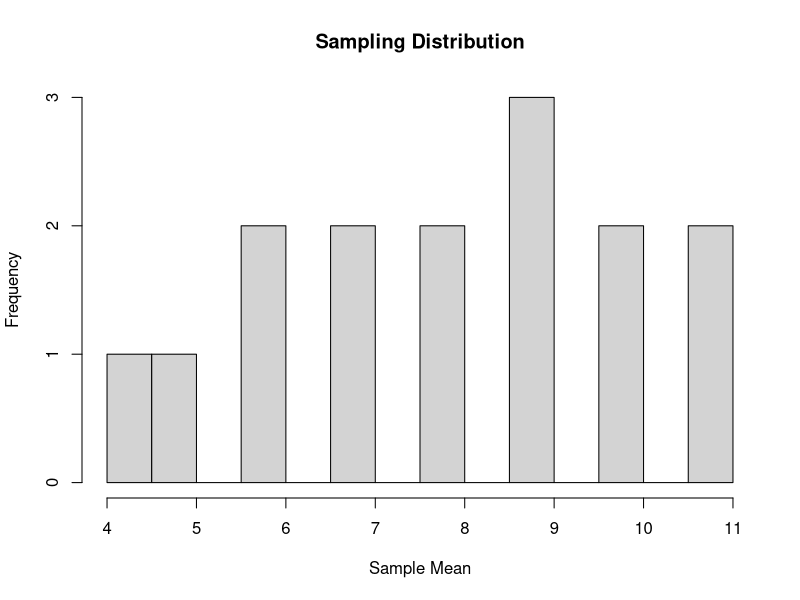
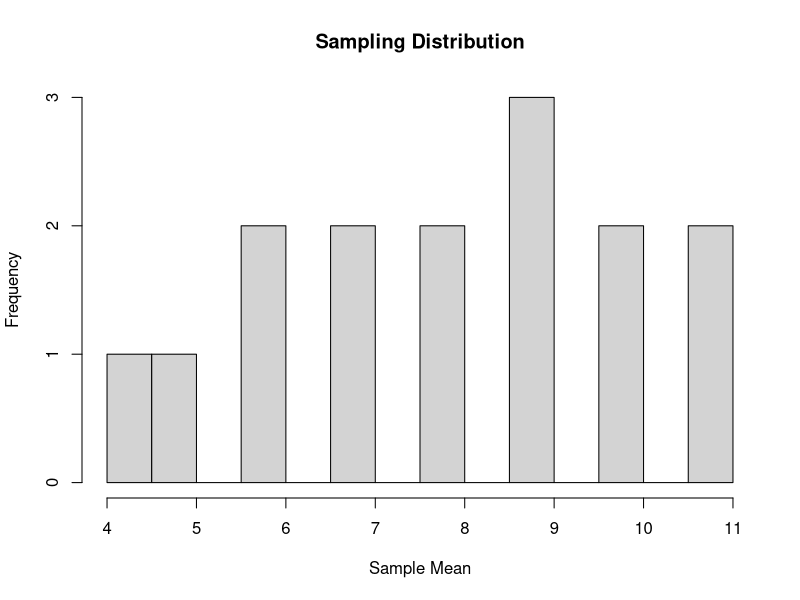
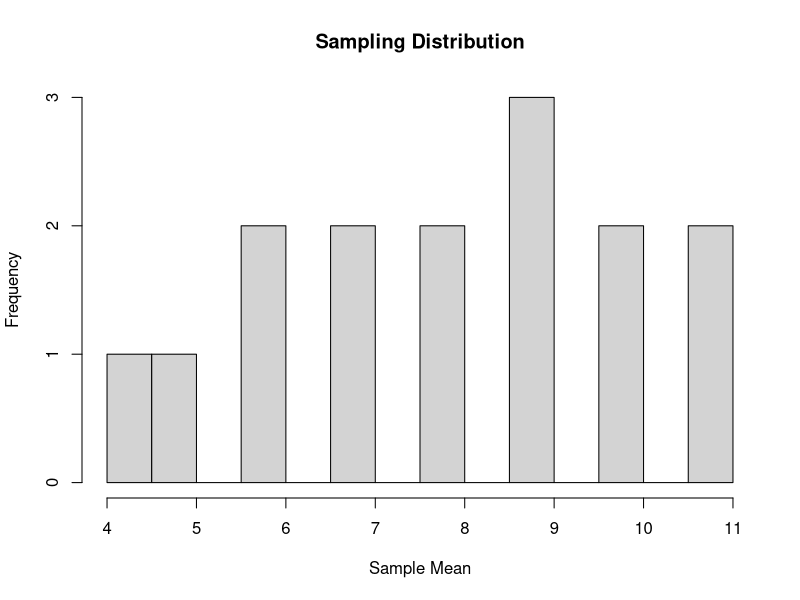
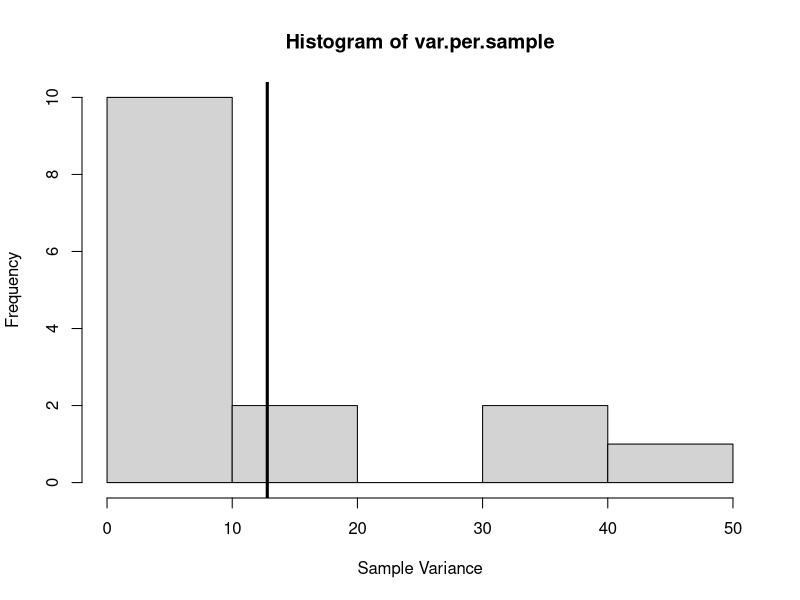
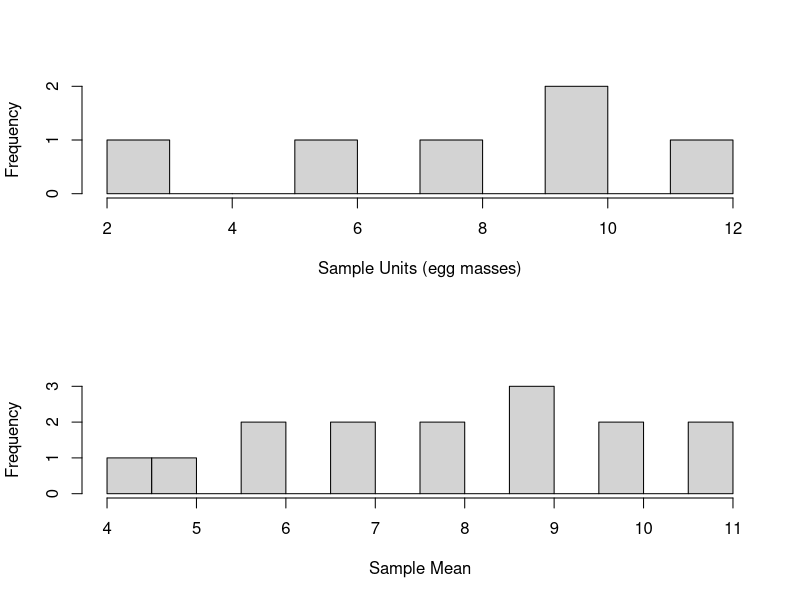
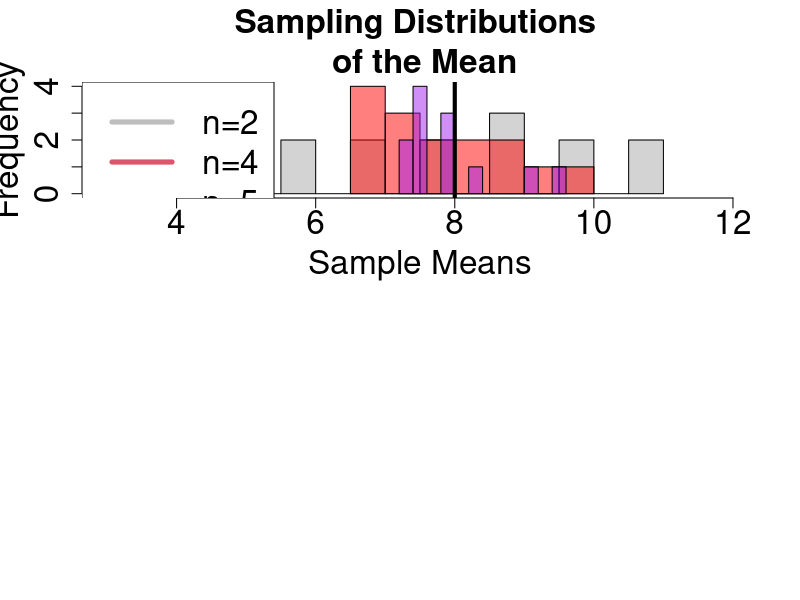
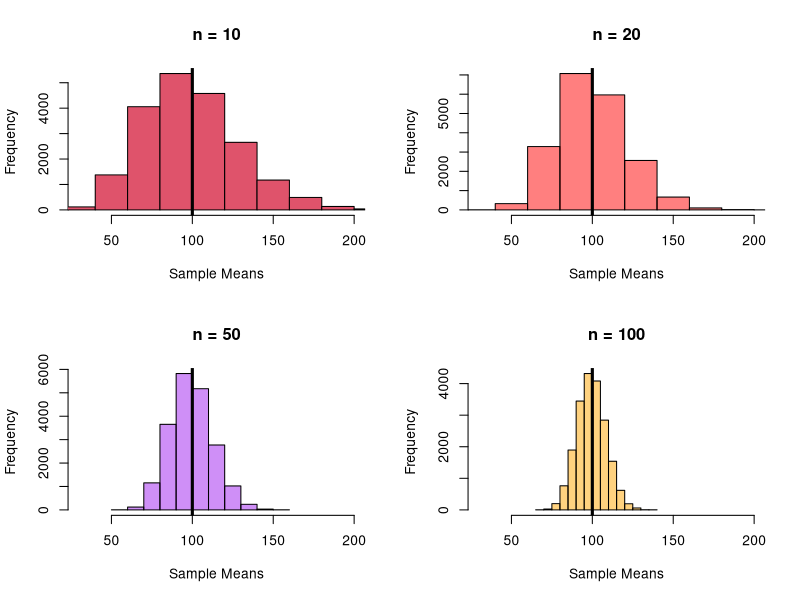
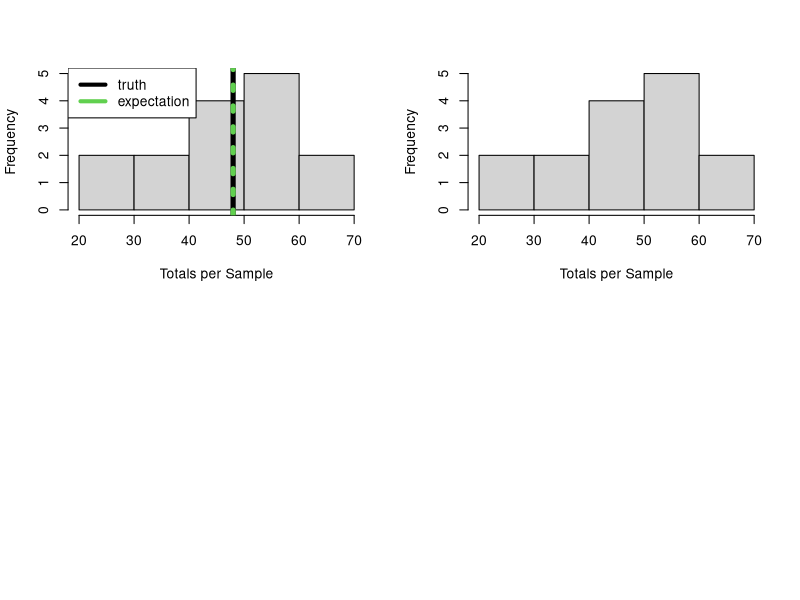

These charts were generated, in order, by the following R code: (Note: this script raises an error after producing the figures.)
## ----echo=FALSE,warning=FALSE,results='hide'----------------------------------
library(tidyverse)
library(kableExtra)
library(magrittr)
library(knitr)


## ----echo=FALSE---------------------------------------------------------------

ponds = data.frame(matrix(nrow=6,ncol=2))
colnames(ponds)=c("Pond","egg.mass")

ponds$Pond=LETTERS[1:6]
ponds$egg.mass = c(2,6,8,10,10,12)

ponds %>% 
  kable(table.attr = 'data-quarto-disable-processing="true"') %>% 
  kableExtra::kable_styling(bootstrap_options = c("striped"), full_width = FALSE,font_size = 30)



## ----echo=FALSE---------------------------------------------------------------
mu = mean(ponds$egg.mass)


## ----echo=TRUE----------------------------------------------------------------
choose(6,2)


## ----echo=TRUE----------------------------------------------------------------
utils::combn(LETTERS[1:6],2)


## ----echo=FALSE---------------------------------------------------------------
ponds.letters=t(utils::combn(LETTERS[1:6],2))
ponds.numbers=utils::combn(1:6,2)

ponds.all=data.frame(cbind(matrix(1:15,ncol=1),ponds.letters,matrix(ponds$egg.mass[ponds.numbers],ncol=2,byrow = TRUE)))
colnames(ponds.all)=c("Sample.Number","First Pond","Second Pond","First Value","Second Value")

ponds.all %>% 
  kable(table.attr = 'data-quarto-disable-processing="true"') %>% 
  kableExtra::kable_styling(bootstrap_options = c("striped"), full_width = FALSE,font_size = 20)



## ----echo=TRUE----------------------------------------------------------------
sample(LETTERS[1:6],2)


## ----echo=TRUE----------------------------------------------------------------
sample(LETTERS[1:6],2)


## ----echo=TRUE----------------------------------------------------------------
sample(LETTERS[1:6],2)


## ----echo=FALSE---------------------------------------------------------------
#library(kableExtra)
#library(tidyr)
ponds.all$Sample.Mean = apply(matrix(ponds$egg.mass[ponds.numbers],ncol=2,byrow = TRUE),1,mean)

ponds.all$Absolute.Deviation = abs(ponds.all$Sample.Mean-8)

#knitr::kable(ponds.all)


ponds.all %>% 
  kable(table.attr = 'data-quarto-disable-processing="true"') %>% 
  kableExtra::kable_styling(bootstrap_options = c("striped"), full_width = FALSE,font_size = 20)



## ----echo=FALSE---------------------------------------------------------------
ponds.simple = data.frame(Sample.Number = ponds.all$Sample.Number,
                          Sample.Mean = ponds.all$Sample.Mean,
                          Deviance.Truth = ponds.all$Sample.Mean-8
                          )
ponds.simple %>% 
  kable(table.attr = 'data-quarto-disable-processing="true"') %>% 
  kableExtra::kable_styling(bootstrap_options = c("striped"), full_width = FALSE,font_size = 20)



## ----echo=FALSE,results='hide'------------------------------------------------
#result above
mean(ponds.simple$Sample.Mean)


## ----echo=FALSE, results='hide'-----------------------------------------------
#result above
sum(ponds.simple$Deviance.Truth)


## ----echo=FALSE---------------------------------------------------------------

temp=data.frame(table(ponds.simple$Sample.Mean))
colnames(temp)=c("Sample.Mean","Frequency")
temp$Relative.Freq= temp$Frequency/sum(temp$Frequency)
temp$Mean.times.Rel.Freq= as.numeric(as.character(temp$Sample.Mean))*temp$Relative.Freq

temp$Sample.Mean=as.character(temp$Sample.Mean)
temp[9,]=c("Sum","15","1","8")

temp$Relative.Freq = as.numeric(temp$Relative.Freq)
temp$Mean.times.Rel.Freq = as.numeric(temp$Mean.times.Rel.Freq)
temp %>% 
  kable(table.attr = 'data-quarto-disable-processing="true"',
        digits = 3) %>% 
  kableExtra::kable_styling(bootstrap_options = c("striped"), full_width = FALSE,font_size = 30)


# temp2=data.frame("SUM",sum(as.numeric(temp$Frequency[1:8])),sum(as.numeric(temp$Relative.Freq[1:8])),sum(as.numeric(temp$Mean.times.Rel.Freq[1:8])))
# colnames(temp2)=NULL
# 
# temp2 %>% 
#   kable(table.attr = 'data-quarto-disable-processing="true"') %>% 
#   kableExtra::kable_styling(bootstrap_options = c("striped"), full_width = FALSE,font_size = 40)



## ----echo=FALSE---------------------------------------------------------------
temp=data.frame(table(ponds.simple$Sample.Mean))
colnames(temp)=c("Sample.Mean","Frequency")
temp$Relative.Freq= temp$Frequency/sum(temp$Frequency)
temp$Mean.times.Rel.Freq= as.numeric(as.character(temp$Sample.Mean))*temp$Relative.Freq

hist(ponds.simple$Sample.Mean,freq=TRUE,breaks=10,
     main="Sampling Distribution",
     xlab="Sample Mean")



## ----echo=FALSE---------------------------------------------------------------
hist(ponds.simple$Sample.Mean,freq=TRUE,breaks=10,
     main="Sampling Distribution",
     xlab="Sample Mean")



## ----echo=FALSE---------------------------------------------------------------
hist(ponds.simple$Sample.Mean,freq=TRUE,breaks=10,
     main="Sampling Distribution",
     xlab="Sample Mean")


## ----echo=FALSE---------------------------------------------------------------
ponds.simple %>% 
  kable(table.attr = 'data-quarto-disable-processing="true"') %>% 
  kableExtra::kable_styling(bootstrap_options = c("striped"), full_width = FALSE,font_size = 20)


## ----echo=TRUE----------------------------------------------------------------
var(ponds.simple$Sample.Mean)


## ----echo=TRUE,results='markup'-----------------------------------------------
(1/(6-1))*sum((ponds$egg.mass-8)^2)


## ----echo=TRUE,results='markup'-----------------------------------------------
var.per.sample = apply(
                       cbind(ponds.all$`First Value`,ponds.all$`Second Value`),
                       1,
                       var
                       )
# Expected value of population variance
  mean(var.per.sample)


## ----echo=FALSE---------------------------------------------------------------
 hist(var.per.sample,xlab="Sample Variance")
 abline(v=mean(var.per.sample),lwd=3)


## ----echo=FALSE---------------------------------------------------------------
par(mfrow=c(2,1))
hist(ponds$egg.mass,freq=TRUE,breaks=10,
     main="",
     xlab="Sample Units (egg masses)")
hist(ponds.simple$Sample.Mean,freq=TRUE,breaks=10,
     main="",
     xlab="Sample Mean")


## ----fig.width=15-------------------------------------------------------------
#sampling distribution of n=4
  ponds.numbers2=t(utils::combn(1:6,4))
  ponds.all2=matrix(ponds$egg.mass[c(ponds.numbers2)],ncol=4,byrow = FALSE)

  ponds.numbers3=t(utils::combn(1:6,6))
  ponds.all3=matrix(ponds$egg.mass[c(ponds.numbers2)],ncol=5,byrow = FALSE)

  
#expected variance of sampling distributiuon

hist(ponds.simple$Sample.Mean,breaks=10,xlim=c(3,12),ylim=c(0,4),xlab="Sample Means",main="Sampling Distributions \n of the Mean",cex = 2,cex.axis=2,cex.lab=2,cex.main=2)
hist(apply(ponds.all2,1,mean),add=TRUE,col=grDevices::adjustcolor("red",alpha.f = 0.5)  ,breaks=10,cex = 2,cex.axis=2,cex.lab=2)
hist(apply(ponds.all3,1,mean),add=TRUE,col=grDevices::adjustcolor("purple",alpha.f = 0.5)  ,breaks=10,cex = 2,cex.axis=2,cex.lab=2)
legend("topleft",legend=c("n=2","n=4","n=5"),col=c("grey",2,"purple"),lwd=5,cex = 2)
abline(v=8,lty=1,col=1,lwd=4)


## ----echo=FALSE---------------------------------------------------------------
 sample.mean.fn = function(target,n){
                                     mean(
                                         sample(target,n)
                                          )
                                     }

#z = rnorm(100,100,10)

set.seed(34234)
z=(rgamma(1000,1,0.01))

#random sample many means n= 10
n = 10
  mu.hat1 = replicate(20000,
                     sample.mean.fn(z,n)
                     )
n = 20  
  mu.hat2 = replicate(20000,
                     sample.mean.fn(z,n)
                     )
n = 50  
  mu.hat3 = replicate(20000,
                     sample.mean.fn(z,n)
                     )
n = 100    
  mu.hat4 = replicate(20000,
                     sample.mean.fn(z,n)
                     )
  
  
par(mfrow=c(2,2))
hist(mu.hat1,col=2,breaks=10,freq = TRUE,xlab="Sample Means",main="n = 10",xlim=c(30,200))
abline(v=100,col=1,lwd=3)
hist(mu.hat2,col=grDevices::adjustcolor("red",alpha.f = 0.5),add=FALSE,breaks=10,freq = TRUE,xlab="Sample Means",main="n = 20",xlim=c(30,200))
abline(v=100,col=1,lwd=3)
hist(mu.hat3,col=grDevices::adjustcolor("purple",alpha.f = 0.5),add=FALSE,breaks=10,freq = TRUE,xlab="Sample Means",main="n = 50",xlim=c(30,200))
abline(v=100,col=1,lwd=3)
hist(mu.hat4,col=grDevices::adjustcolor("orange",alpha.f = 0.5),add=FALSE,breaks=20,freq = TRUE,xlab="Sample Means",main="n = 100",xlim=c(30,200))
abline(v=100,col=1,lwd=3)


## ----echo=FALSE---------------------------------------------------------------
tau.est = ponds.simple$Sample.Mean * 6
hist(tau.est,main="",xlab="Totals per Sample")
abline(v=sum(ponds$egg.mass),lwd=5,col=1,lty=1)
abline(v=mean(ponds.simple$Sample.Mean) * 6,lwd=5,lty=3,col=3)
legend("topleft",col=c(1,3),legend=c("truth","expectation"),lwd=4)



## ----echo=FALSE---------------------------------------------------------------
hist(ponds.simple$Sample.Mean * 6,main="",xlab="Totals per Sample")


## ----echo=TRUE----------------------------------------------------------------
length(which( tau.est <=  2*48))/length(tau.est)


## ----echo=FALSE, results='hide'-----------------------------------------------
#Output code into R file
knitr::purl(input="../FW552/SRS.qmd",output="../FW552/SRS.r")
